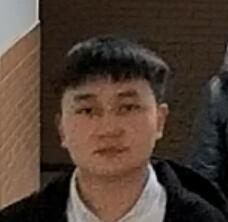
#> input picture facedata/GSH.jpg, 228 x 222 px
$ python -i kcftracker.py   (imports and definitions only)
#> lines starting #> are read from the running program, lines starting #| are printed output that depends on the picture
import cv2
import numpy as np

import fhog


# ffttools
# [9 lines left out: function fftd, not called in this run]


def real(img):
    return img[:, :, 0]


def imag(img):
    return img[:, :, 1]


# [27 lines left out: functions complexMultiplication, complexDivision, rearrange, not called in this run]


# 矩形工具
def x2(rect):
    return rect[0] + rect[2]


def y2(rect):
    return rect[1] + rect[3]


def limit(rect, limit):
    if rect[0] + rect[2] > limit[0] + limit[2]:
        rect[2] = limit[0] + limit[2] - rect[0]
    if rect[1] + rect[3] > limit[1] + limit[3]:
        rect[3] = limit[1] + limit[3] - rect[1]
    if rect[0] < limit[0]:
        rect[2] -= limit[0] - rect[0]
        rect[0] = limit[0]
    if rect[1] < limit[1]:
        rect[3] -= limit[1] - rect[1]
        rect[1] = limit[1]
    if rect[2] < 0:
        rect[2] = 0
    if rect[3] < 0:
        rect[3] = 0
    return rect


# [8 lines left out: function getBorder, not called in this run]


def subwindow(img, window, borderType=cv2.BORDER_CONSTANT):
    cutWindow = [x for x in window]
    limit(cutWindow, [0, 0, img.shape[1], img.shape[0]])  # 修改cutWindow
    assert cutWindow[2] > 0 and cutWindow[3] > 0
    border = getBorder(window, cutWindow)
    res = img[
        cutWindow[1] : cutWindow[1] + cutWindow[3],
        cutWindow[0] : cutWindow[0] + cutWindow[2],
    ]

    if border != [0, 0, 0, 0]:
        res = cv2.copyMakeBorder(
            res, border[1], border[3], border[0], border[2], borderType
        )
    return res


# KCF跟踪器
class KCFTracker:
    def __init__(self, hog=False, fixed_window=True, multiscale=False):
        self.lambdar = 0.0001  # 正则化
        self.padding = 2.5  # 目标周围的额外区域
        self.output_sigma_factor = 0.125  # 高斯目标的带宽

        if hog:  # HOG特征
            # VOT
            self.interp_factor = 0.012  # 用于自适应的线性插值因子
            self.sigma = 0.6  # 高斯核带宽
            # TPAMI   #interp_factor = 0.02   #sigma = 0.5
            self.cell_size = 4  # HOG单元格大小
            self._hogfeatures = True
        else:  # 原始灰度图像 # 又称CSK跟踪器
            self.interp_factor = 0.055
            self.sigma = 0.5
            self.cell_size = 1
            self._hogfeatures = False

        if multiscale:
            self.template_size = 96  # 模板大小
            self.scale_step = 1.05  # 多尺度估计的比例步长
            self.scale_weight = 0.96  # 为增加稳定性降低其他尺度检测分数的权重
        elif fixed_window:
            self.template_size = 96
            self.scale_step = 1
        else:
            self.template_size = 1
            self.scale_step = 1

        self._tmpl_sz = [0, 0]  # cv::Size, [宽度,高度]  #[int,int]
        self._roi = [
            0.0,
            0.0,
            0.0,
            0.0,
        ]  # cv::Rect2f, [x,y,宽度,高度]  #[float,float,float,float]
        self.size_patch = [0, 0, 0]  # [int,int,int]
        self._scale = 1.0  # float
        self._alphaf = None  # numpy.ndarray    (size_patch[0], size_patch[1], 2)
        self._prob = None  # numpy.ndarray    (size_patch[0], size_patch[1], 2)
        self._tmpl = None  # numpy.ndarray    原始: (size_patch[0], size_patch[1])   hog: (size_patch[2], size_patch[0]*size_patch[1])
        self.hann = None  # numpy.ndarray    原始: (size_patch[0], size_patch[1])   hog: (size_patch[2], size_patch[0]*size_patch[1])

    def subPixelPeak(self, left, center, right):
        divisor = 2 * center - right - left  # float
        return 0 if abs(divisor) < 1e-3 else 0.5 * (right - left) / divisor

    # [55 lines left out: functions createHanningMats, createGaussianPeak, gaussianCorrelation, not called in this run]

    def getFeatures(self, image, inithann, scale_adjust=1):
        extracted_roi = [0, 0, 0, 0]  # [int,int,int,int]
        cx = self._roi[0] + self._roi[2] / 2  # float
        cy = self._roi[1] + self._roi[3] / 2  # float

        if inithann:
            padded_w = self._roi[2] * self.padding
            padded_h = self._roi[3] * self.padding

            if self.template_size > 1:
                if padded_w >= padded_h:
                    self._scale = padded_w / float(self.template_size)
                else:
                    self._scale = padded_h / float(self.template_size)
                self._tmpl_sz[0] = int(padded_w / self._scale)
                self._tmpl_sz[1] = int(padded_h / self._scale)
            else:
                self._tmpl_sz[0] = int(padded_w)
                self._tmpl_sz[1] = int(padded_h)
                self._scale = 1.0

            if self._hogfeatures:
                self._tmpl_sz[0] = int(
                    int(self._tmpl_sz[0]) / (2 * self.cell_size) * 2 * self.cell_size
                    + 2 * self.cell_size
                )
                self._tmpl_sz[1] = int(
                    int(self._tmpl_sz[1]) / (2 * self.cell_size) * 2 * self.cell_size
                    + 2 * self.cell_size
                )
            else:
                self._tmpl_sz[0] = int(int(self._tmpl_sz[0]) / 2 * 2)
                self._tmpl_sz[1] = int(int(self._tmpl_sz[1]) / 2 * 2)

        extracted_roi[2] = int(scale_adjust * self._scale * self._tmpl_sz[0])
        extracted_roi[3] = int(scale_adjust * self._scale * self._tmpl_sz[1])
        extracted_roi[0] = int(cx - extracted_roi[2] / 2)
        extracted_roi[1] = int(cy - extracted_roi[3] / 2)

        z = subwindow(image, extracted_roi, cv2.BORDER_REPLICATE)
        if z.shape[1] != self._tmpl_sz[0] or z.shape[0] != self._tmpl_sz[1]:
            z = cv2.resize(z, tuple(self._tmpl_sz))

        if self._hogfeatures:
            mapp = {"sizeX": 0, "sizeY": 0, "numFeatures": 0, "map": 0}
            mapp = fhog.getFeatureMaps(z, self.cell_size, mapp)
            mapp = fhog.normalizeAndTruncate(mapp, 0.2)
            mapp = fhog.PCAFeatureMaps(mapp)
            self.size_patch = map(
                int, [mapp["sizeY"], mapp["sizeX"], mapp["numFeatures"]]
            )
            FeaturesMap = (
                mapp["map"]
                .reshape((self.size_patch[0] * self.size_patch[1], self.size_patch[2]))
                .T
            )  # (size_patch[2], size_patch[0]*size_patch[1])
        else:
            if z.ndim == 3 and z.shape[2] == 3:
                FeaturesMap = cv2.cvtColor(
                    z, cv2.COLOR_BGR2GRAY
                )  # z:(size_patch[0], size_patch[1], 3)  FeaturesMap:(size_patch[0], size_patch[1])   #np.int8  #0~255
            elif z.ndim == 2:
                FeaturesMap = z  # (size_patch[0], size_patch[1]) #np.int8  #0~255
            FeaturesMap = FeaturesMap.astype(np.float32) / 255.0 - 0.5
            self.size_patch = [z.shape[0], z.shape[1], 1]

        if inithann:
            self.createHanningMats()  # createHanningMats需要size_patch

        FeaturesMap = self.hann * FeaturesMap
        return FeaturesMap

    # [33 lines left out: functions detect, train, init, not called in this run]

    def update(self, image):
        if self._roi[0] + self._roi[2] <= 0:
            self._roi[0] = -self._roi[2] + 1
        if self._roi[1] + self._roi[3] <= 0:
            self._roi[1] = -self._roi[2] + 1
        if self._roi[0] >= image.shape[1] - 1:
            self._roi[0] = image.shape[1] - 2
        if self._roi[1] >= image.shape[0] - 1:
            self._roi[1] = image.shape[0] - 2

        cx = self._roi[0] + self._roi[2] / 2.0
        cy = self._roi[1] + self._roi[3] / 2.0

        loc, peak_value = self.detect(self._tmpl, self.getFeatures(image, 0, 1.0))

        if self.scale_step != 1:
            # 在较小的尺度上测试
            new_loc1, new_peak_value1 = self.detect(
                self._tmpl, self.getFeatures(image, 0, 1.0 / self.scale_step)
            )
            # 在较大的尺度上测试
            new_loc2, new_peak_value2 = self.detect(
                self._tmpl, self.getFeatures(image, 0, self.scale_step)
            )

            if (
                self.scale_weight * new_peak_value1 > peak_value
                and new_peak_value1 > new_peak_value2
            ):
                loc = new_loc1
                peak_value = new_peak_value1
                self._scale /= self.scale_step
                self._roi[2] /= self.scale_step
                self._roi[3] /= self.scale_step
            elif self.scale_weight * new_peak_value2 > peak_value:
                loc = new_loc2
                peak_value = new_peak_value2
                self._scale *= self.scale_step
                self._roi[2] *= self.scale_step
                self._roi[3] *= self.scale_step

        self._roi[0] = cx - self._roi[2] / 2.0 + loc[0] * self.cell_size * self._scale
        self._roi[1] = cy - self._roi[3] / 2.0 + loc[1] * self.cell_size * self._scale

        if self._roi[0] >= image.shape[1] - 1:
            self._roi[0] = image.shape[1] - 1
        if self._roi[1] >= image.shape[0] - 1:
            self._roi[1] = image.shape[0] - 1
        if self._roi[0] + self._roi[2] <= 0:
            self._roi[0] = -self._roi[2] + 2
        if self._roi[1] + self._roi[3] <= 0:
            self._roi[1] = -self._roi[3] + 2
        assert self._roi[2] > 0 and self._roi[3] > 0

        x = self.getFeatures(image, 0, 1)
        self.train(x, self.interp_factor)

        return self._roi

>>> import cv2
>>> picture = cv2.imread('facedata/GSH.jpg', cv2.IMREAD_GRAYSCALE)
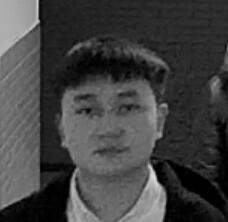
#> picture: shape (222, 228); min 0, max 222, mean 65.1
>>> result = KCFTracker().update(picture)
#> (the run stopped early here; a loop or call above may not have finished)

$ run again, on facedata/LMZ_5.jpg
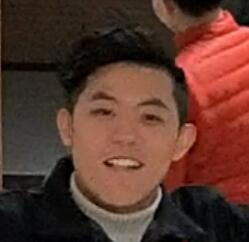
#> input picture facedata/LMZ_5.jpg, 249 x 242 px
#> `picture = cv2.imread('facedata/GSH.jpg', cv2.IMREAD_GRAYSCALE)`:
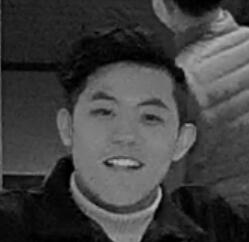
#> picture: shape (242, 249); min 0, max 188, mean 64.5

$ run again, on facedata/LMZ_6.jpg
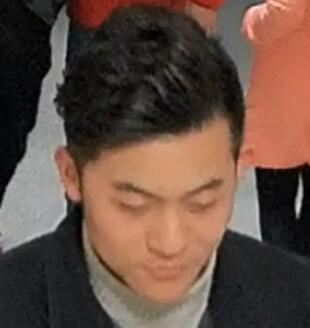
#> input picture facedata/LMZ_6.jpg, 310 x 328 px
#> `picture = cv2.imread('facedata/GSH.jpg', cv2.IMREAD_GRAYSCALE)`:
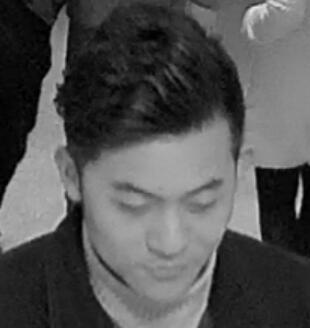
#> picture: shape (328, 310); min 0, max 230, mean 83

$ run again, on facedata/LNZ_1.jpg
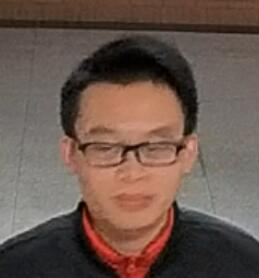
#> input picture facedata/LNZ_1.jpg, 259 x 278 px
#> `picture = cv2.imread('facedata/GSH.jpg', cv2.IMREAD_GRAYSCALE)`:
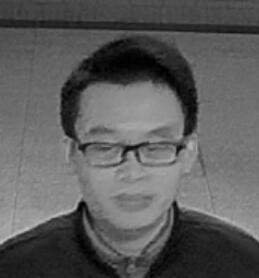
#> picture: shape (278, 259); min 0, max 194, mean 91.4
